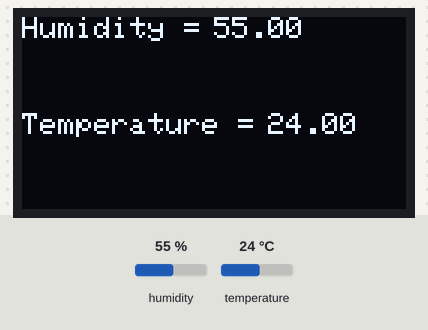
Recording of a program running on a simulated ESP32. Parts: 128×64 one-colour display. The inputs (shaded band) are chosen by the test bench; at power-on: humidity 55 %, temperature 24 °C.

Above: at 2.8 s.
2.9 s: humidity set to 22 %
At 4.8 s:
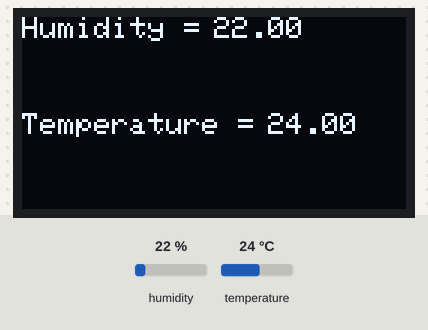
5.6 s: temperature set to 12 °C
At 6.9 s:
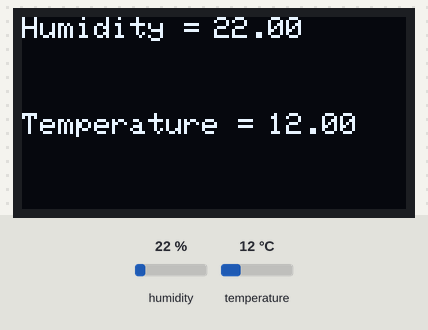
8.3 s: humidity set to 40 %
At 11.1 s:
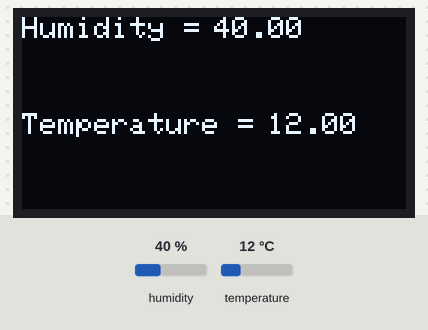
11.6 s: temperature set to 19 °C
Timing chart, 0 to 14.6 s (numbered marks = the images above; inputs shaded):
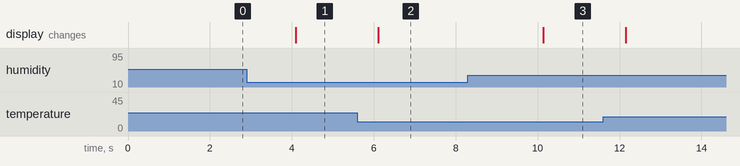

The program:

main.cpp
```cpp
#include <Wire.h>
#include <Adafruit_GFX.h>
#include <Adafruit_SSD1306.h>
#include <DHT.h>

#define SCREEN_WIDTH 128  // OLED display width, in pixels
#define SCREEN_HEIGHT 64  // OLED display height, in pixels

#define OLED_RESET -1  // Reset pin
#define SCREEN_ADDRESS 0x3C

#define SENSOR_DATA_PIN 14

Adafruit_SSD1306 display(SCREEN_WIDTH, SCREEN_HEIGHT, &Wire, OLED_RESET);
DHT dht(SENSOR_DATA_PIN, DHT22);

void setup() {
  pinMode(SENSOR_DATA_PIN, INPUT_PULLUP);

  Serial.begin(115200);
  dht.begin();

  // initialize the OLED object
  if (!display.begin(SSD1306_SWITCHCAPVCC, SCREEN_ADDRESS)) {
    Serial.println(F("SSD1306 allocation failed"));
    for (;;)
      ;  // Don't proceed, loop forever
  }
}

void loop() {
  float humi  = dht.readHumidity();
  float tempC = dht.readTemperature();

  if ( isnan(tempC) || isnan(humi)) {
    Serial.println("Failed to read from DHT22 sensor!");
  } else {
    display.clearDisplay();

    display.setTextSize(1);
    display.setTextColor(WHITE);

    display.setCursor(0, 0);
    display.println("Humidity =");
    display.setCursor(64, 0);
    display.println(humi);

    display.setCursor(0, 32);
    display.println("Temperature =");
    display.setCursor(82, 32);
    display.println(tempC);
    display.display();
  }
  delay(100);
}
```

Measured:
- after the input at 2.9 s, the display: changes after 1.2 s (image 1)
- after the input at 5.6 s, the display: changes after 0.51 s (image 2)
- after the input at 8.3 s, the display: changes after 1.8 s (image 3)
